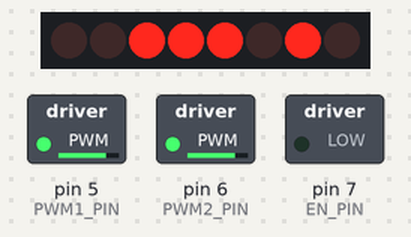
Bench run of a sketch on a simulated Arduino Uno, built with avr-gcc and run on an emulated ATmega328P. Parts: 8 shift-register outputs drawn as a row of LEDs (first output left, lit = HIGH), switched loads named in the sketch (green lamp = pin HIGH). Wiring (inferred from the names in the program): shift register (74HC595): data pin 8; shift clock pin 2; latch pin 4. Wiring (inferred from the signals the program sends): row of LEDs: on Q0, Q1, Q2, Q3, Q4, Q5, Q6, Q7. Pins used as bus, display or sensor lines are not drawn.

Above: at 0.05 s.
At 3.95 s:
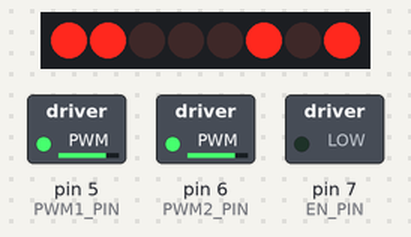
Timing chart, 0 to 4.6 s (numbered marks = the images above):
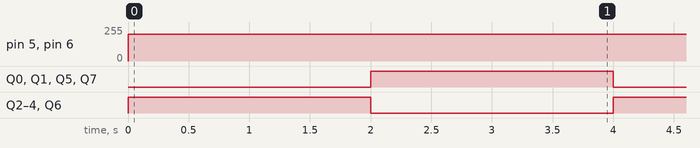

The sketch:

01_Forward_Backward.ino
```cpp
#define PWM1_PIN 5
#define PWM2_PIN 6
#define SHCP_PIN 2
#define EN_PIN 7
#define DATA_PIN 8
#define STCP_PIN 4

const int Forward = 92;
const int Backward = 163;

void setup() {
    pinMode(SHCP_PIN, OUTPUT);
    pinMode(EN_PIN, OUTPUT);
    pinMode(DATA_PIN, OUTPUT);
    pinMode(STCP_PIN, OUTPUT);
    pinMode(PWM1_PIN, OUTPUT);
    pinMode(PWM2_PIN, OUTPUT);
}

void loop() {
    Motor(Forward, 200);
    delay(2000);
    Motor(Backward, 200);
    delay(2000);
}

void Motor(int Dir, int Speed) {
    digitalWrite(EN_PIN, LOW);
    analogWrite(PWM1_PIN, Speed);
    analogWrite(PWM2_PIN, Speed);
    digitalWrite(STCP_PIN, LOW);
    shiftOut(DATA_PIN, SHCP_PIN, MSBFIRST, Dir);
    digitalWrite(STCP_PIN, HIGH);
}
```

Measured:
- by itself, pin 5 (PWM1_PIN), pin 6 (PWM2_PIN): 0/255 → 200/255 at 0.00 s
- by itself, Q0–7: alternates HIGH for 2.0 s and LOW for 2.0 s
